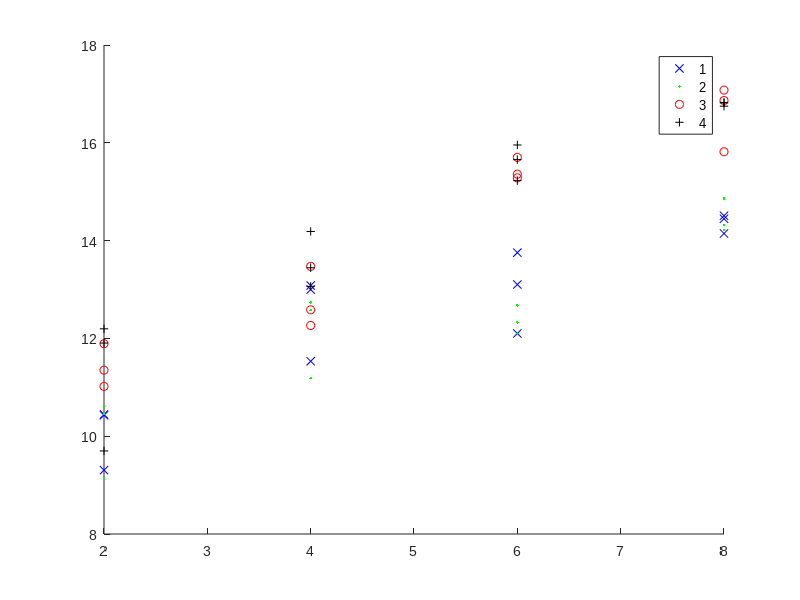

Recreate this plot in MATLAB. (Note: this script raises an error after producing the figure.)
close all; 
clc; 
clear all; 

cmap={[160 160 160]./256; [30 30 30]./256; []./256;[20 149 0]./256};

set(0, 'defaultFigurePosition', [100 100 330 300]);
cmap=[[128 128 128]./256; [77 77 77]./256; [254 128 0]./256;[255 0 0]./256];

set(0,'DefaultAxesColorOrder',cmap)
set(0,'defaultAxesFontSize',10);
set(groot, 'DefaultAxesFontName', 'Arial')
cmap={[128 128 128]./256; [77 77 77]./256; [254 128 0]./256;[255 0 0]./256};
cmap1=[[128 128 128]./256; [77 77 77]./256; [254 128 0]./256;[255 0 0]./256];
%% All raw Data of the countings 

%read in the data for each condition, here it was for the strains: G4, Clp24, Clp17 and
%Clp32 

xG4=[	0	0	0	0	2	2	2	4	4	4	6	6	6	8	8	8	10	10	10	10	10	13	13	13	16	16	16	19	19	19]
yG4=[	40000	42600	93000	74000	11000	33800	34400	480000	442000	102000	180000	940000	490000	1880000	1390000	2000000	2000000	1200000	9700000	1960000	10000000	2640000	3400000	4660000	10000000	16000000	15800000	9600000	43200000	30500000];



x24=[	0	0	0	0	2	2	2	4	4	4	6	6	6	8	8	8	10	10	10	10	10	13	13	13	16	16	16	19	19	19];
y24=[	35000	26600	29400	34400	9200	35000	40800	290000	340000	72000	180000	226000	320000	1650000	1490000	2840000	3740000	2090000	1175000	3460000	4080000	3760000	9400000	4000000	14100000	32400000	29200000	30400000	102000000	156000000];

x17=[0	0	0	0	2	2	2	4	4	4	6	6	6	8	8	8	10	10	10	10	10	13	13	13	16	16	16	19	19	19];
y17=[32000	85000	46000	49000	61000	146000	85000	212000	710000	292000	4340000	4680000	6600000	7400000	21100000	26100000	30000000	32800000	33800000	18750000	43600000	18800000	55000000	48000000	11200000	22000000	31800000	4700000	16000000	23300000];



x32=[0	0	0	0	2	2	2	4	4	4	6	6	6	8	8	8	10	10	10	10	10	13	13	13	16	16	16	19	19	19];
y32=[43000	81000	85000	43000	16300	198000	148000	690000	1450000	472000	4100000	6300000	8500000	20100000	20300000	18800000	35800000	35700000	38000000	50000000	20600000	71000000	43200000	35200000	30000000	42000000	10600000	10600000	23000000	33200000];

xvals={xG4,x24,x17,x32};
yvals={yG4,y24,y17,y32};

%% prepare the fit 
figure();
for i=1:4
    
    logy=log(yvals{i});
    x=xvals{i};
    %% look at raw data
    
    %
    %     scatter(xvals{i},logy)
    %     hold on
    
    %% linear fit in linear regime!
    linx=[]
    liny=[]
    for l =1:length(x)
        
       
        
    for j = [ 2 4 6 8 ] % just to crop the data to linear regime

            
            if j==x(l)
                
                linx=[linx;x(l)];
                liny=[liny;logy(l)];
            end
        end
    end
    
    
    Linearegimex{i}=linx;
    Linearegimey{i}=liny;
    
end


%% statistical tests-follow instructions for ANOVA TEST, Linear Regressions
figure();
groupi=[1 1 1 1 1 1 1 1 1 1 1 1   2 2 2 2 2 2 2 2 2 2 2 2   3 3 3 3 3 3 3 3 3 3 3 3   4 4 4 4 4 4 4 4 4 4 4 4 ]';
xi=cell2mat(Linearegimex)
xii=reshape(xi,[],1)
yi=cell2mat(Linearegimey)
yii=reshape(yi,[],1)
gscatter(xii,yii,groupi,'bgrk','x.o+')




%%
figure(); 
 cars=table(xii,yii,groupi);
  cars.groupi = categorical(cars.groupi)
    cars.xii = categorical(cars.xii)


aoctool([xii(1:13); xii(27:39)],[yii(1:13); yii(27:39)],[groupi(1:13); groupi(27:39)]);
aoctool([xii(1:13); xii(14:26)],[yii(1:13); yii(14:26)],[groupi(1:13); groupi(14:26)]);
aoctool([xii(1:13); xii(40:end)],[yii(1:13); yii(40:end)],[groupi(1:13); groupi(40:end)]);

x1=[xii(1:12); xii(13:24)];
y1=[yii(1:12); yii(13:24)];
g1=[groupi(1:12); groupi(13:24)];

x2=[xii(1:12); xii(25:36)];
y2=[yii(1:12); yii(25:36)];
g2=[groupi(1:12); groupi(25:36)];


x3=[xii(1:12); xii(37:end)];
y3=[yii(1:12); yii(37:end)];
g3=[groupi(1:12); groupi(37:end)];
%% Pooled Data for planktonic and aggegrating strains

pool1=[xii];
pooly1=[yii]; 
poolgroup=[groupi(1:12);groupi(1:12);groupi(13:24);groupi(13:24)];
carsgroup=table(pool1,pooly1,poolgroup);
carsgroup.poolgroup=categorical(carsgroup.poolgroup);
aoctool(pool1,pooly1,poolgroup)
fitpool=fitlm(carsgroup,'pooly1~pool1*poolgroup')
w = [2 4 6 8];
figure()
gscatter(xii,yii,groupi,'kkrr','xxoo')
line(w,feval(fitpool,w,'1'),'Color','k','LineWidth',2)
line(w,feval(fitpool,w,'2'),'Color','r','LineWidth',2)

hpooled=anova(fitpool)
xlabel('Time [h]')
ylabel('log(CFU)')
legend('off')
set(gca,...
    'FontSize',10,...
    'FontWeight','bold',...
    'FontName','Arial')
% set(gca, 'Position', get(gca, 'OuterPosition') - ...
%     get(gca, 'TightInset') * [-1 0 1 0; 0 -1 0 1; 0 0 1 0; 0 0 0 1]);
ax=gca;
ax.LineWidth=1.5
hold off 


%% Pairwise significance analysis, important are the interaction terms * 



cars1=table(x1,y1,g1);
cars2=table(x2,y2,g2);
cars3=table(x3,y3,g3);

 cars.groupi = categorical(cars.groupi);
cars1.g1 = categorical(cars1.g1);
cars2.g2 = categorical(cars2.g2);
cars3.g3 = categorical(cars3.g3);
 
fit = fitlm(cars,'yii~xii*groupi','Intercept','false')

aoctool(xii,yii,groupi);
CM=fit.CoefficientCovariance
SE = diag(sqrt(CM))
fit1 = fitlm(cars1,'y1~x1*g1')
fit2 = fitlm(cars2,'y2~x2*g2')
fit3 = fitlm(cars3,'y3~x3*g3')
% 

CM=fit1.CoefficientCovariance
SE = diag(sqrt(CM))

h=anova(fit)
h1=anova(fit1,'summary')
h2=anova(fit2,'summary')
h3=anova(fit3,'summary')



